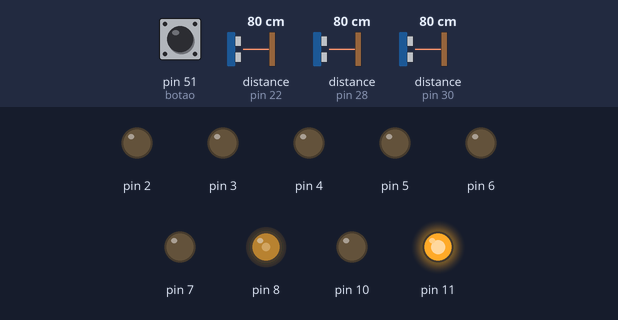
Simulated run of this sketch. Board: Arduino Mega 2560, built with avr-gcc and run on an emulated ATmega2560. Parts: output pins drawn as LEDs (lit = HIGH). The test bench sets the inputs (shaded band); at power-on: pin 51 (botao) HIGH, distance to the obstacle (sensors on pin 30, pin 22, pin 28) 80 cm. Random numbers use the default seed unless the sketch sets one.

Above: at 1.2 s.
1.3 s: pin 51 (botao) pulled LOW for 0.15 s
At 4.2 s:
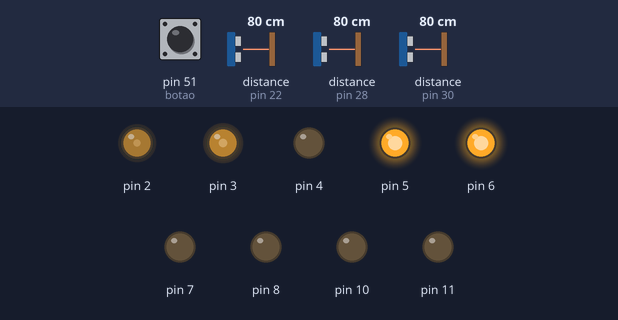
4.3 s: distance to the obstacle (sensor on pin 30) set to 16 cm
5.8 s: distance to the obstacle (sensor on pin 30) set to 12 cm
At 6.4 s:
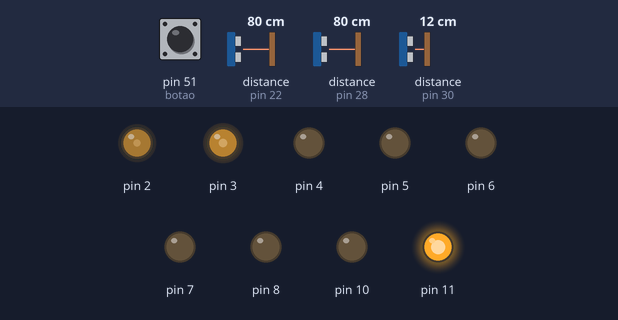
At 7.2 s:
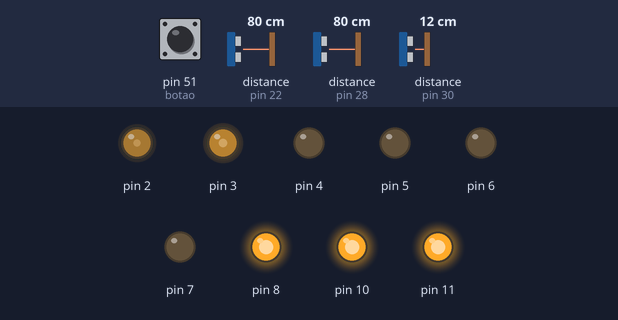
8.8 s: distance to the obstacle (sensor on pin 22) set to 2 cm
11.8 s: distance to the obstacle (sensor on pin 28) set to 2 cm
14.8 s: distance to the obstacle (sensor on pin 22) set to 35 cm
At 18.6 s:
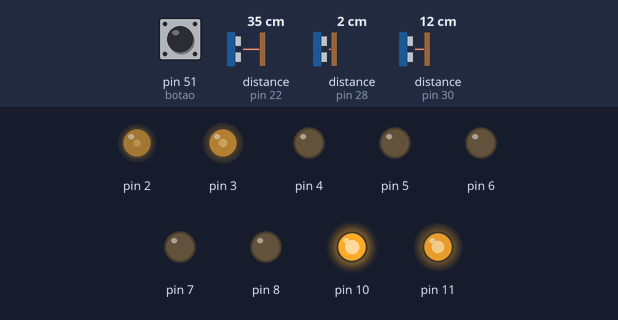
Timing chart, 0 to 20.9 s (numbered marks = the images above; inputs shaded):
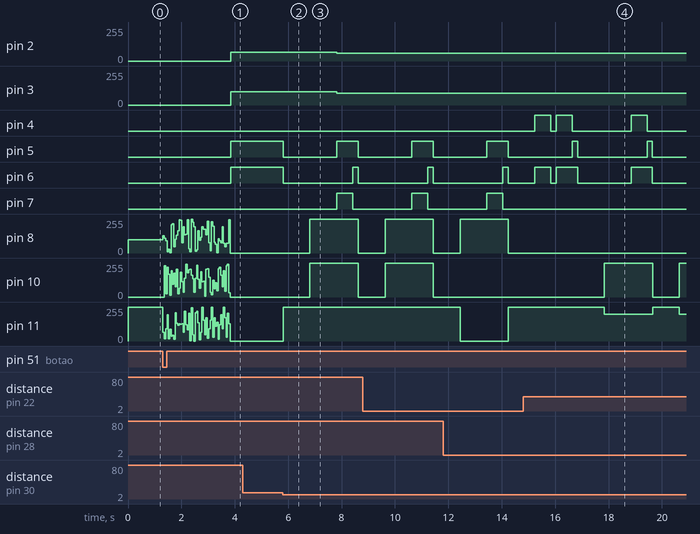

Measured:
- the behaviour switches between 15 and 14 cm on distance to the obstacle (sensor on pin 30) (found by bisection; images 1 and 2)
- after the input at 1.3 s, pin 2: 0/255 → 64/255 after 2.5 s; pin 3: 0/255 → 100/255 after 2.5 s; pin 5, pin 6: LOW → HIGH after 2.5 s
- after the input at 4.3 s, every drawn part: stays the same
- after the input at 5.8 s, pin 2: 64/255 → 57/255 after 2.0 s; pin 3: 100/255 → 90/255 after 2.0 s; pin 5: HIGH → LOW at once, → HIGH 2.0 s later, → LOW 0.80 s later; pin 6: HIGH → LOW at once, → HIGH 2.6 s later, → LOW 0.20 s later; pin 7: LOW → HIGH after 2.0 s, → LOW 0.60 s later
- after the input at 14.8 s, pin 10: 0/255 → 255/255 after 3.0 s, → 0/255 1.8 s later, → 255/255 1.0 s later; pin 11: 255/255 → 200/255 after 3.0 s, → 255/255 1.8 s later, → 200/255 1.0 s later

The sketch:

ledPWM-Ultrasonic-Classes.ino
```cpp
#include <Ultrasonic.h>

class motor {
private:
  int m1, m2, p1;
  float diminuicao = 0.36;
public:
  motor(int M1, int M2, int P1) {
    m1 = M1;
    m2 = M2;
    p1 = P1;
    pinMode(m1, OUTPUT);
    pinMode(m2, OUTPUT);
    pinMode(p1, OUTPUT);
  };

  void frente(int vel) {
    if (vel == 1) {
      vel = 45;
    }
    if (vel == 2) {
      vel = 90;
    }
    if (vel == 3) {
      vel = 170;
    }
    if (vel == 4) {
      vel = 200;
    }
    if (vel == 5) {
      vel = 255;
    }
    //Se necessário diminuição de velocidade em um dos motores
    if (p1 == 2) {
      vel -= vel * diminuicao;
    }
    digitalWrite(m1, LOW);
    digitalWrite(m2, HIGH);
    analogWrite(p1, vel);  // Use analogWrite for PWM
  };

  void frente(int vel, int del) {
    frente(vel);
    delay(del);
    para();
  }

  void atras(int vel) {
    if (vel == 1) {
      vel = 45;
    }
    if (vel == 2) {
      vel = 90;
    }
    if (vel == 3) {
      vel = 170;
    }
    if (vel == 4) {
      vel = 200;
    }
    if (vel == 5) {
      vel = 255;
    }
    //Se necessário diminuição de velocidade em um dos motores
    if (p1 == 2) {
      vel -= vel * diminuicao;
    }
    digitalWrite(m1, HIGH);
    digitalWrite(m2, LOW);
    analogWrite(p1, vel);  // Use analogWrite for PWM
  };
  void atras(int vel, int del) {
    atras(vel);
    delay(del);
    para();
  }

  void para() {
    digitalWrite(m1, LOW);
    digitalWrite(m2, LOW);
  }
};

class ledRGB {
  int R, G, B;

public:
  //Construtor do LED
  ledRGB(int r, int g, int b) {
    R = r;
    G = g;
    B = b;
    pinMode(R, OUTPUT);
    pinMode(G, OUTPUT);
    pinMode(B, OUTPUT);
  }
  //Função de cor aleatória
  void randColor() {
    analogWrite(R, random(256));
    analogWrite(G, random(256));
    analogWrite(B, random(256));
  }
  //Função de escolher cor específica
  void color(int r, int g, int b) {
    analogWrite(R, r);
    analogWrite(G, g);
    analogWrite(B, b);
  }
  void color(int r, int g, int b, int del) {
    analogWrite(R, r);
    analogWrite(G, g);
    analogWrite(B, b);
    delay(del);
  }
  //Função de ligar todas as cores
  void white() {
    digitalWrite(R, HIGH);
    digitalWrite(G, HIGH);
    digitalWrite(B, HIGH);
  }
  //Led vermelho
  void red() {
    digitalWrite(R, HIGH);
    digitalWrite(G, LOW);
    digitalWrite(B, LOW);
  }
  //Led verde
  void green() {
    digitalWrite(R, LOW);
    digitalWrite(G, HIGH);
    digitalWrite(B, LOW);
  }
  //Led azul
  void blue() {
    digitalWrite(R, LOW);
    digitalWrite(G, LOW);
    digitalWrite(B, HIGH);
  }
  //Desligar
  void off() {
    digitalWrite(R, LOW);
    digitalWrite(G, LOW);
    digitalWrite(B, LOW);
  }
};

//Determinado as portas do led
ledRGB led(10, 11, 8);

int f, r, l;
int prioridade = 1;
int esqInicio = 8;
int dirInicio = 8;
int botao = 51;
motor mt1(7, 6, 3);
motor mt2(4, 5, 2);
Ultrasonic right(24, 22);
Ultrasonic left(26, 28);
Ultrasonic front(32, 30);

void setup() {
  //configurando o botão
  pinMode(botao, INPUT_PULLUP);
  //semente do ramdom para maior diversidade de cores
  randomSeed(analogRead(0));
  //Iniciar monitor serial
  Serial.begin(9600);
}

void loop() {
  led.color(0, 255, 100);
  while (true) {
    if (digitalRead(botao) == LOW) {
      esqInicio = left.read() - 2;
      dirInicio = right.read() - 2;
      for (int i = 0; i < 50; i++) {
        led.randColor();
        delay(50);
      }
      led.off();
      break;
    }
  }
  while (true) {
    // put your main code here, to run repeatedly:
    //Teste velocidade
    // frente2(100);

    f = front.read();
    l = left.read();
    r = right.read();

    //Cores
    // led.color(255,140,0);
    // while(digitalRead(botao)!=LOW);
    // led.off();
    // break;

    //IMPRIMIR ENTRADAS ULTRASONICO
    // Serial.print(l);
    // Serial.print(", ");
    // Serial.print(f);
    // Serial.print(", ");
    // Serial.print(r);
    // Serial.println();

    //TESTE LED
    // led.blue();
    // delay(200);

    //TESTE MOTOR
    // int vel = 200;
    // mt1.frente(vel);
    // mt2.frente(vel);

    //Frente e PARA
    // frente2(4);
    // while (true) {
    //   f = front.read();
    //   if (f < 20 || digitalRead(botao) == LOW) {
    //     direita2(2, 2, 600);
    //     break;
    //   }
    // }
    // break;

    //GIRO
    // int velo = 2;
    // direita2(velo,velo,720);
    // break;

    //PARA NA PAREDE E DÁ MEIA VOLTA
    // if( f > 20){
    //   frente2(2);
    //   while(f>20){
    //     f = front.read();
    //   }
    // }else{
    //   para2();
    //   rotDireita();
    // }

    //Graus
    //rotacao();

    //verificaCantos();

    //Giro
    //  int x = left.read();
    //  esquerda2(2, 2);
    //  while (f < x+5) {
    //    f = front.read();
    //  }
    //  esquerda2(2,2,200);
    //  para2();
    //  break;


    //TABELA
    //VERMELHO: SÓ VIU A FRENTE E NAO LADOS
    //VERDE: VIU PAREDE
    //AZUL:
    //AMARELO(255,200,0):
    //LARANJA(255,100,0):
    //AZUL BEBE(0,255,255):
    //CIANO(0,255,100):
    //LILAS(255,0,255):
    //ROXO(100,0,255):
    //ROSA(255,0,100):
    //BRANCO:

    //SEGUE PAREDE
    led.off();
    if (f < 15) {
      led.green();
      para2(1000);
      if (l > 50 && r > 50) {
        led.white();
        if (r < l) {
          led.white();
          para2(1000);
          rotDireita();
          frente2(2, 200);
          prioridade = 1;
        } else {
          led.white();
          para2(1000);
          rotEsquerda();
          frente2(2, 200);
          prioridade = 2;
        }
      } else if (l > 30) {
        led.blue();
        para2(1000);
        rotEsquerda();
        frente2(2, 200);
        prioridade = 2;
      } else if (r > 30) {
        led.color(255, 200, 0);
        para2(1000);
        rotDireita();
        frente2(2, 200);
        prioridade = 1;
      } else {
        if (prioridade == 1) {
          rotEsquerda();
          para2(200);
          rotEsquerda();
          frente2(2, 200);
          prioridade = 2;
        } else {
          rotDireita();
          para2(200);
          rotDireita();
          frente2(2, 200);
          prioridade = 1;
        }
      }
    } else if (r > 40 && l > 40 && f > 100) {
      para2();
      led.white();
      frente2(2, 700);
      rotEsquerda();
      frente2(2, 1500);
      if (l < 30) {
        rotDireita();
        para2(500);
        rotDireita();
        frente2(2, 4000);
        if (r < 30) {
          para2();
          for (int i = 0; i < 50; i++) {
            led.randColor();
            delay(50);
          }
          break;
        } else {
          rotDireita();
          frente2(2, 1000);
        }
      } else {
        rotEsquerda();
        frente2(2, 1000);
      }
    } else if (l < esqInicio && prioridade == 1) {
      frente2(150, 100, 100);
    } else if (r < dirInicio && prioridade == 1) {
      frente2(100, 150, 100);
    } else if (r < esqInicio && prioridade == 2) {
      frente2(100, 150, 100);
    } else if (l < dirInicio && prioridade == 2) {
      frente2(150, 100, 100);
    } else {
      frente2(100);
    }
  }
}

int rot = 600;

void rotDireita() {
  direita2(2, 2, rot);
}
void rotEsquerda() {
  esquerda2(2, 2, rot);
}

void direita2(int vel, int vel2, int del) {
  mt1.frente(vel);
  mt2.atras(vel2);
  delay(del);
  para2();
}
void esquerda2(int vel, int vel2, int del) {
  mt1.atras(vel);
  mt2.frente(vel2);
  delay(del);
  para2();
}

void frente2(int vel, int vel2, int del) {
  mt2.frente(vel2);
  mt1.frente(vel);
  delay(del);
  para2();
}

void atras2(int vel, int vel2, int del) {
  mt1.atras(vel);
  mt2.atras(vel2);
  delay(del);
  para2();
};
void frente2(int vel, int del) {
  mt2.frente(vel);
  mt1.frente(vel);
  delay(del);
  para2();
}

void atras2(int vel, int del) {
  mt1.atras(vel);
  mt2.atras(vel);
  delay(del);
  para2();
};

void direita2(int vel, int vel2) {
  mt1.frente(vel);
  mt2.atras(vel2);
}
void esquerda2(int vel, int vel2) {
  mt1.atras(vel);
  mt2.frente(vel2);
}

void frente2(int vel) {
  mt2.frente(vel);
  mt1.frente(vel);
}
void para2(int del) {
  mt1.para();
  mt2.para();
  delay(del);
};
void atras2(int vel) {
  mt1.atras(vel);
  mt2.atras(vel);
};
void para2() {
  mt1.para();
  mt2.para();
};
```
